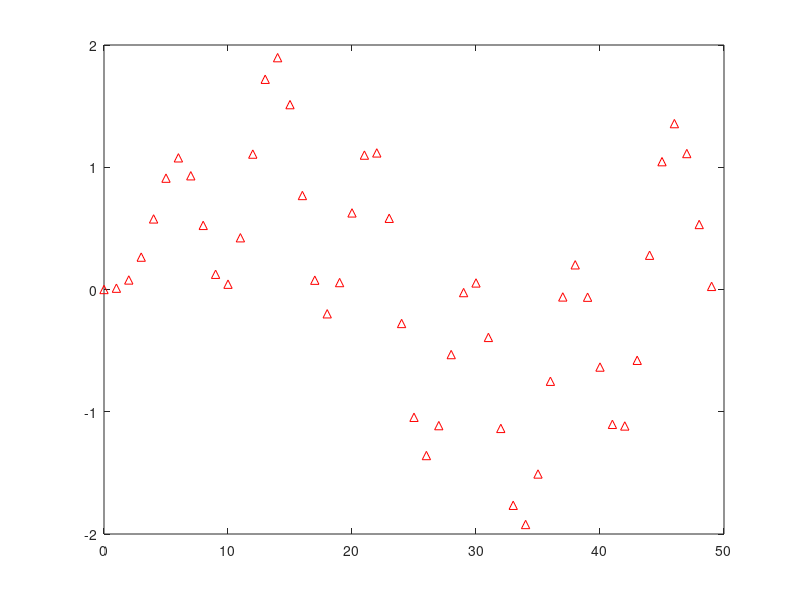

This figure's MATLAB source: (Note: this script raises an error after producing the figure.)
fs = 2000; % frekuensi
t = 0:1/fs:1; % periode
x = sin(2*pi*50*t) + sin(2*pi*250*t) + sin(2*pi*750*t); % data sinyal
[b2,a] = butter(5,300/1000); % butter orde 5
y = filter(b2,a,x);
figure
impz(y,1,50) % plot 50 sinyal pertama
[H,f] = freqz(b1,a,50,2000); % plot 50 sinyal pertama
figure
plot(f);
title('Fase');
figure
plot(H);
title('Magnitude');
